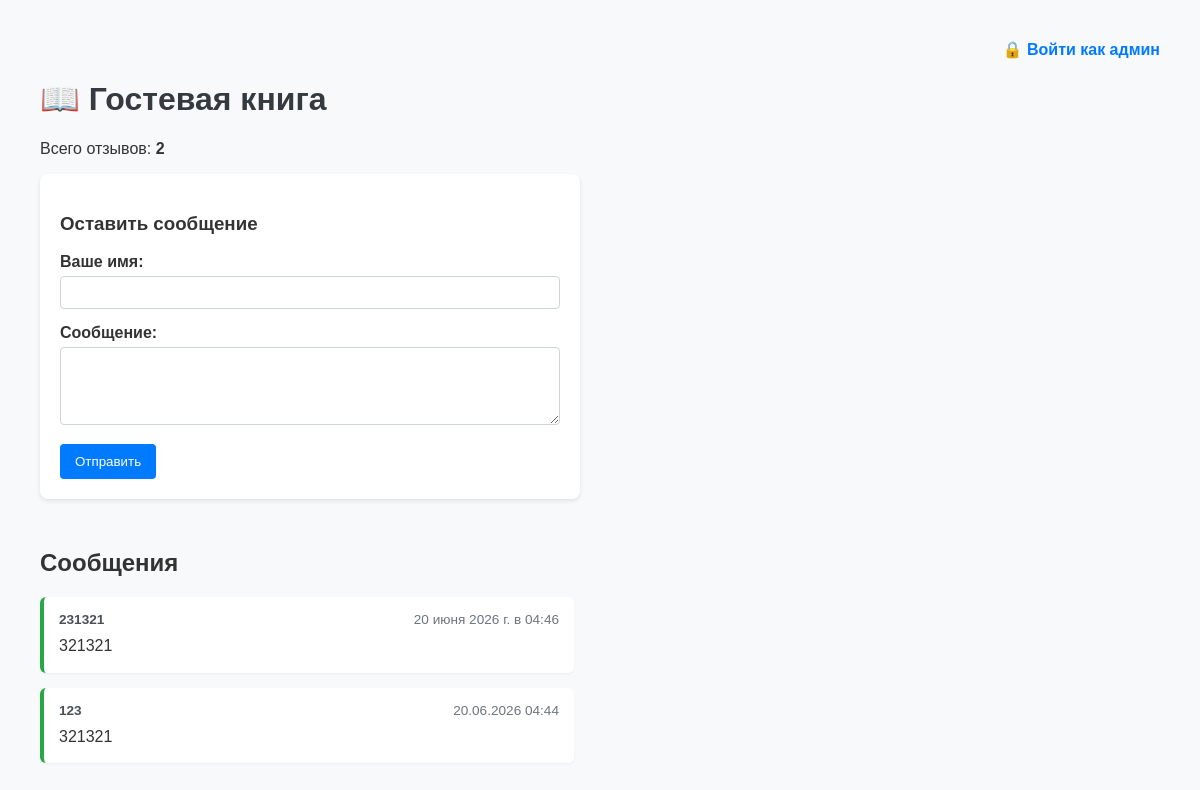
The app's page /, older data.
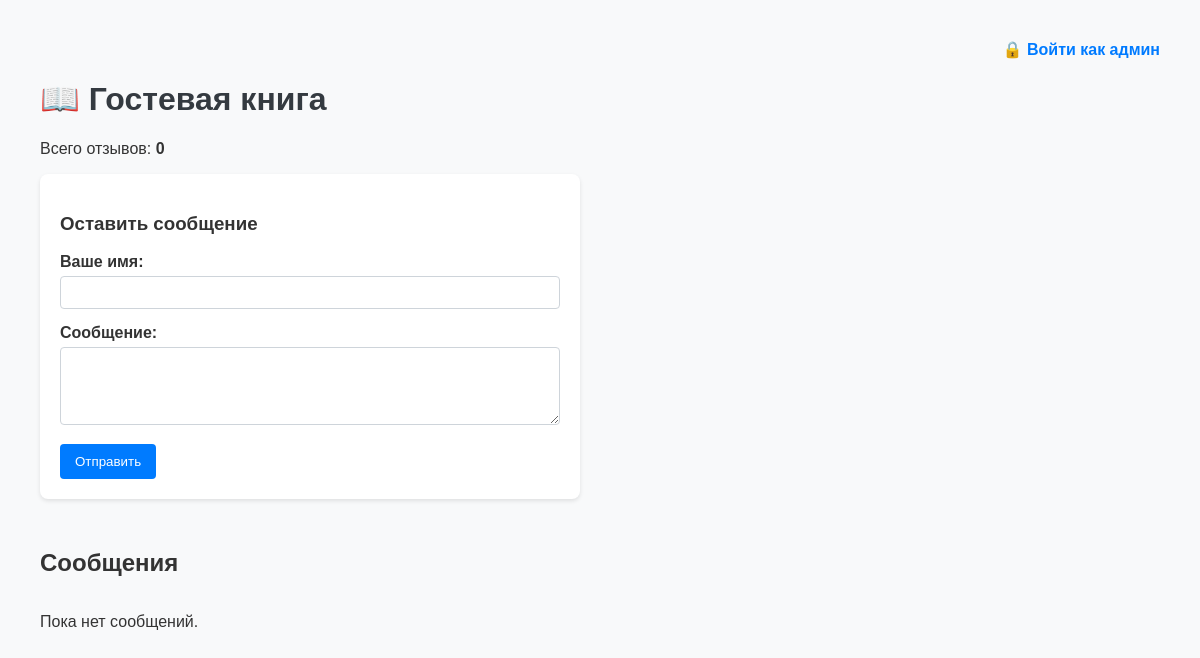
The same page, newer data.
### tables this page shows
CREATE TABLE messages (
                id INTEGER PRIMARY KEY AUTOINCREMENT,
                name TEXT NOT NULL,
                message TEXT NOT NULL,
                created_at TEXT NOT NULL
            );

### app.py (the view)
@app.route('/')
def index():
    raw_messages = database.get_all_messages()
    messages = []
    for msg in raw_messages:
        msg_dict = dict(msg)
        msg_dict['created_at'] = format_russian_date(msg_dict['created_at'])
        messages.append(msg_dict)
    error = request.args.get('error')
    old_name = request.args.get('old_name', '')
    old_message = request.args.get('old_message', '')
    count = database.get_message_count()
    is_admin = session.get('is_admin', False)
    return render_template('index.html', messages=messages, error=error, old_name=old_name, old_message=old_message, count=count, is_admin=is_admin)

### app.py (called while the page is built)
def format_russian_date(date_str):
    try:
        dt = datetime.strptime(date_str, "%Y-%m-%d %H:%M")
        months = {
            1: "января", 2: "февраля", 3: "марта", 4: "апреля",
            5: "мая", 6: "июня", 7: "июля", 8: "августа",
            9: "сентября", 10: "октября", 11: "ноября", 12: "декабря"
        }
        return f"{dt.day} {months[dt.month]} {dt.year} г. в {dt.strftime('%H:%M')}"
    except:
        return date_str

### database.py (called while the page is built)
def get_db():
    conn = sqlite3.connect(DATABASE)
    conn.row_factory = sqlite3.Row
    return conn

def get_all_messages():
    with get_db() as conn:
        cursor = conn.execute('SELECT * FROM messages ORDER BY id DESC')
        return cursor.fetchall()

def get_message_count():
    with get_db() as conn:
        cursor = conn.execute('SELECT COUNT(*) FROM messages')
        return cursor.fetchone()[0]

### templates/index.html (shortened to what this page needs)
<!DOCTYPE html>
<html lang="ru">
<head>
    <link rel="stylesheet" href="{{ url_for('static', filename='style.css') }}">
</head>
<body>
    <div style="text-align: right; margin-bottom: 20px;">
        {% if is_admin %}
            <span style="color: #28a745; font-weight: bold; margin-right: 15px;">Режим Администратора</span>
            <a href="/logout" style="color: #dc3545; font-weight: bold; text-decoration: none;">Выйти</a>
        {% else %}
            <a href="/login" style="color: #007bff; font-weight: bold; text-decoration: none;">🔒 Войти как админ</a>
        {% endif %}
    </div>
    <h1>📖 Гостевая книга</h1>
    <p>Всего отзывов: <strong>{{ count }}</strong></p>
    <div class="form-box">
        <h3>Оставить сообщение</h3>
        <form action="/add" method="POST" novalidate>
            <div class="form-group">
                <label>Ваше имя:</label>
                <input type="text" name="name" value="{{ old_name }}" class="{% if error and not old_name %}input-error{% endif %}">
            </div>
            <div class="form-group">
                <label>Сообщение:</label>
                <textarea name="message" rows="4" class="{% if error and not old_message %}input-error{% endif %}">{{ old_message }}</textarea>
            </div>
            <button type="submit" class="btn">Отправить</button>
        </form>
    </div>
    <div style="display: flex; justify-content: space-between; max-width: 500px; align-items: center;">
        <h2>Сообщения</h2>
    </div>
    <div class="messages-list">
        {% if messages %}
            {% for msg in messages %}
                <div class="msg-card">
                    <div class="msg-header">
                        <span class="msg-author">{{ msg['name'] }}</span>
                        <div>
                            <span>{{ msg['created_at'] }}</span>
                        </div>
                    </div>
                    <div class="msg-text">{{ msg['message'] }}</div>
                </div>
            {% endfor %}
        {% else %}
            <p>Пока нет сообщений.</p>
        {% endif %}
    </div>
</body>
</html>

### static/style.css (style rules this page uses)
body { font-family: Arial, sans-serif; margin: 40px; background-color: #f8f9fa; color: #333; }
h1 { color: #343a40; }
.form-box { background: white; padding: 20px; border-radius: 8px; box-shadow: 0 2px 4px rgba(0,0,0,0.1); max-width: 500px; margin-bottom: 30px; }
.form-group { margin-bottom: 15px; }
.form-group label { display: block; margin-bottom: 5px; font-weight: bold; }
.form-group input, .form-group textarea { width: 100%; padding: 8px; box-sizing: border-box; border: 1px solid #ced4da; border-radius: 4px; }
.btn { background-color: #007bff; color: white; padding: 10px 15px; border: none; border-radius: 4px; cursor: pointer; }

Row changes from the older to the newer data that the page shows:
removed messages: name "231321", created_at "20 июня 2026 г. в 04:46", message "321321"
removed messages: name "123", created_at "20.06.2026 04:44", message "321321"
Text that changed along with them:
{{ count }}: "2" → "0"
text now shown: "Пока нет сообщений."
